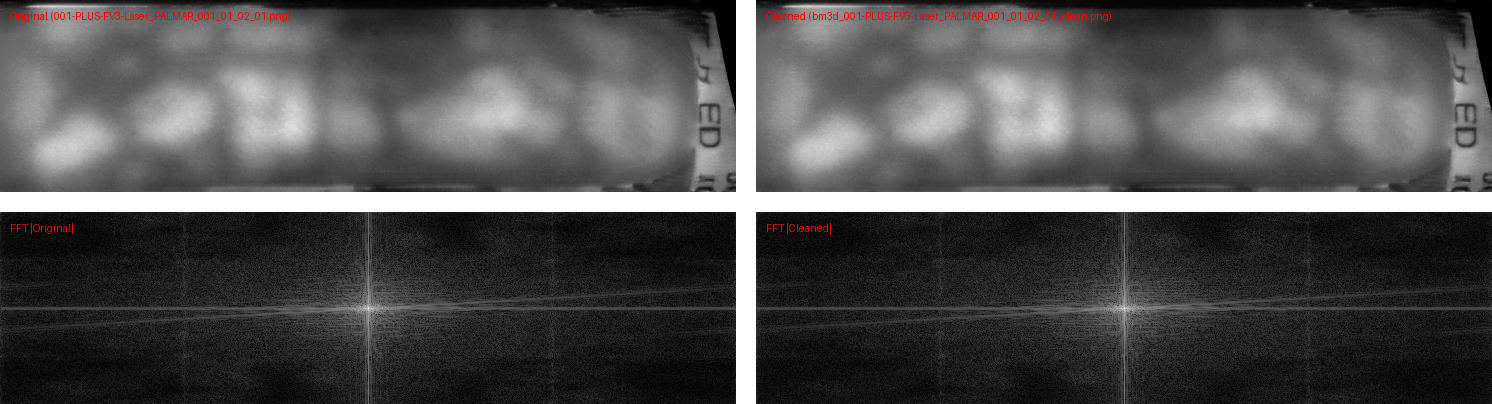
#> input picture fft_grid_001-PLUS-FV3-Laser_PALMAR_001_01_02_01_vs_bm3d_001-PLUS-FV3-Laser_PALMAR_001_01_02_01_clean.png, 1492 x 404 px, given in place of 001-PLUS-FV3-Laser_PALMAR_001_01_02_01.png, which was not available
$ python prnu_filtering.py
#> lines starting #> are read from the running program, lines starting #| are printed output that depends on the picture; pictures that were not available may be replaced by others from this repository, and a replacement may not be noted
### filters.py
import cv2
import bm3d
import numpy as np
from skimage import io, img_as_float, img_as_ubyte
from skimage.restoration import denoise_nl_means, estimate_sigma
from numba import njit
import pywt
import os
from PIL import Image

# [15 lines left out: functions nl_means_filter, bm3d_filter, not called in this run]

@njit
def sigma_filter(img, window_size=3, sigma=0.03):
    pad = window_size // 2
    h, w = img.shape
    denoised_image = np.zeros_like(img)
    for y in range(pad, h - pad):
        for x in range(pad, w - pad):
            sum_val = 0.0
            count = 0
            center = img[y, x]
            for dy in range(-pad, pad + 1):
                for dx in range(-pad, pad + 1):
                    ny, nx = y + dy, x + dx
                    val = img[ny, nx]
                    if abs(val - center) <= sigma:
                        sum_val += val
                        count += 1
            if count > 0:
                denoised_image[y, x] = sum_val / count
            else:
                denoised_image[y, x] = center

    return denoised_image


# [19 lines left out: function wavelet_filter, not called in this run]

#extract fingerprint function
def extract_fingerprint(img, denoise_filter):
    '''
    This takes an image and filter as input.
    '''
    if img.dtype != np.float32 and img.dtype != np.float64:
        img = img_as_float(img)
    denoised = denoise_filter(img)
    return img - denoised  # raw fingerprint (float)
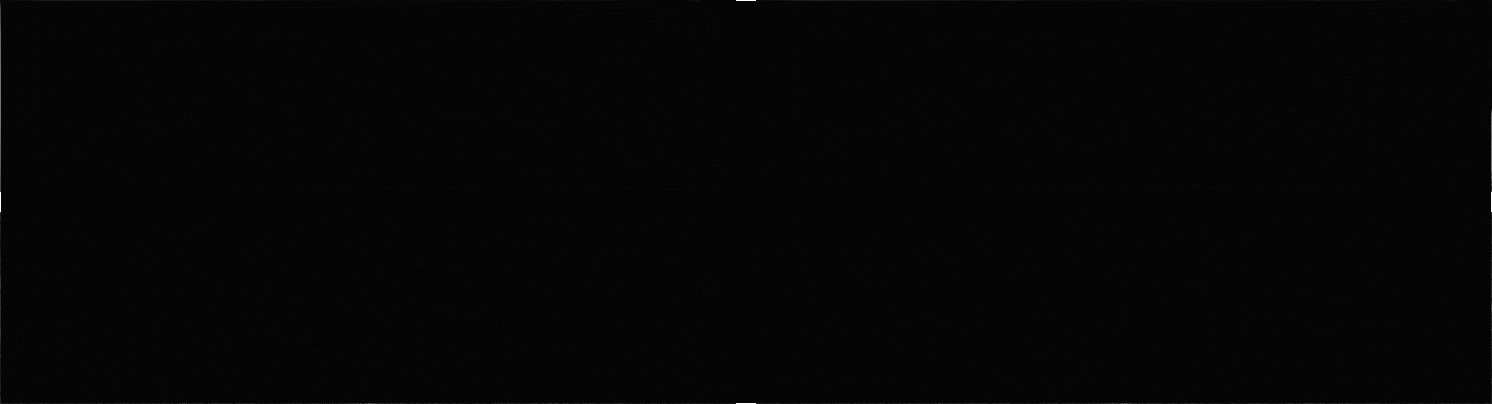
#> returned value: shape (404, 1492) float64; min -0.0222, max 1, mean 0.000676; drawn with min black and max white


#for robust visualization of the fingerprint and comparison
def fingerprint_to_uint8(fp, method="robust", k=3.0):
#> called with method = 'robust', k = 3
    med = np.median(fp)
#> med = 0
    mad = np.median(np.abs(fp - med)) + 1e-12
#> mad = 0.00392
    sigma = mad / 0.6745
#> sigma = 0.00581
    T = max(k * sigma, 1e-6)
#> T = 0.0174
    fp_c = np.clip(fp - med, -T, T)
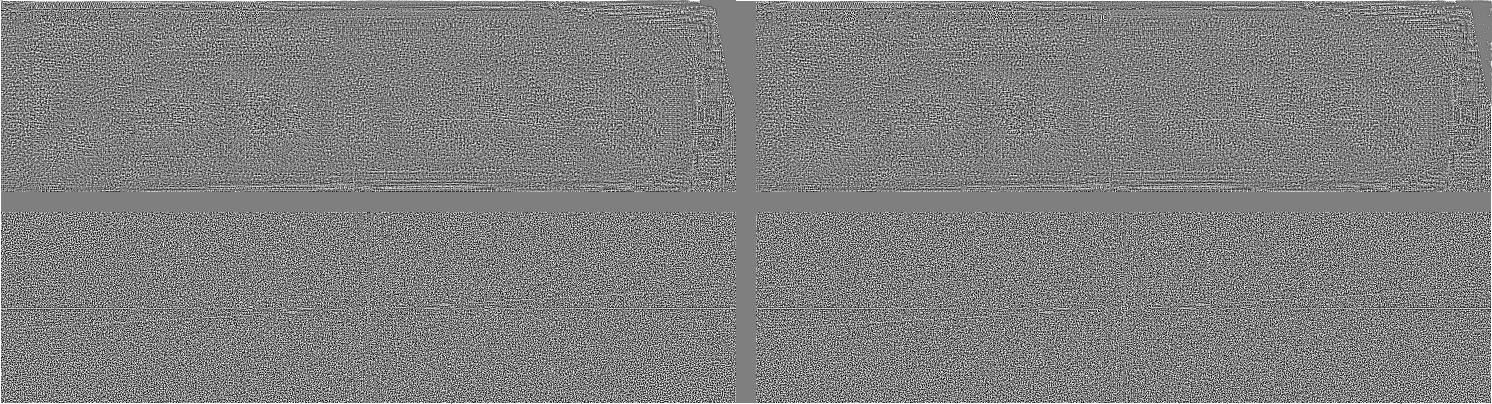
#> fp_c: shape (404, 1492) float64; min -0.0174, max 0.0174, mean 9.17e-05; drawn with min black and max white
    vis = (fp_c + T) / (2 * T)
    return img_as_ubyte(vis)

def fft_transform(img):
    """Computes and returns the magnitude of the 2D FFT."""
    img_float32 = np.float32(img)
    f = np.fft.fft2(img_float32)
    fshift = np.fft.fftshift(f)
    magnitude_spectrum = 20 * np.log(np.abs(fshift) + 1e-8)
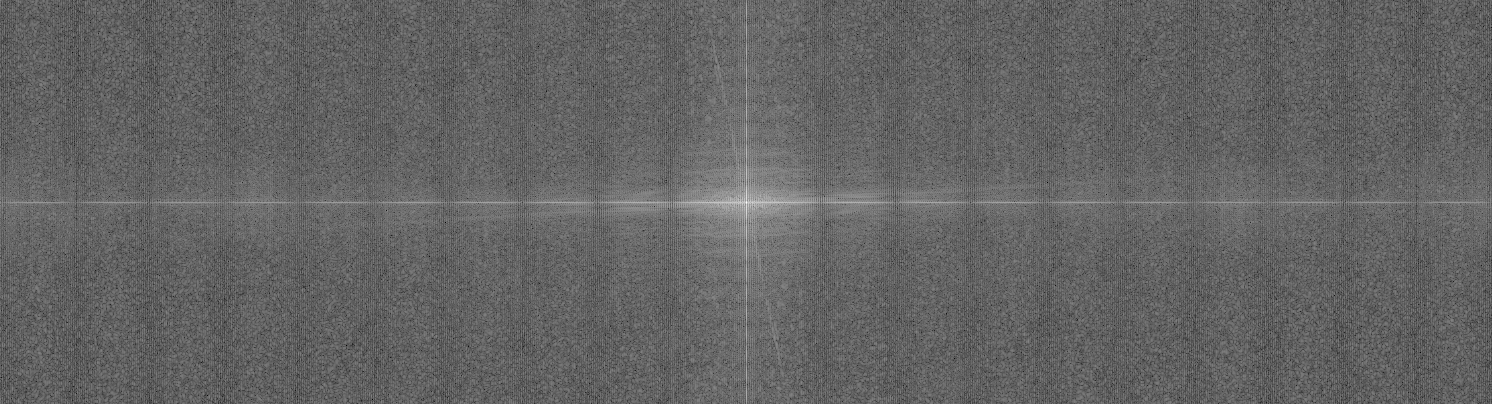
#> magnitude_spectrum: shape (404, 1492) float64; min -72.12, max 242.9, mean 51.3; drawn with min black and max white
    magnitude_spectrum = (magnitude_spectrum - np.min(magnitude_spectrum)) / (np.max(magnitude_spectrum) - np.min(magnitude_spectrum))
#> in fft_transform (call 3), `magnitude_spectrum = 20 * np.log(np.abs(fshift) + 1e-8)`:
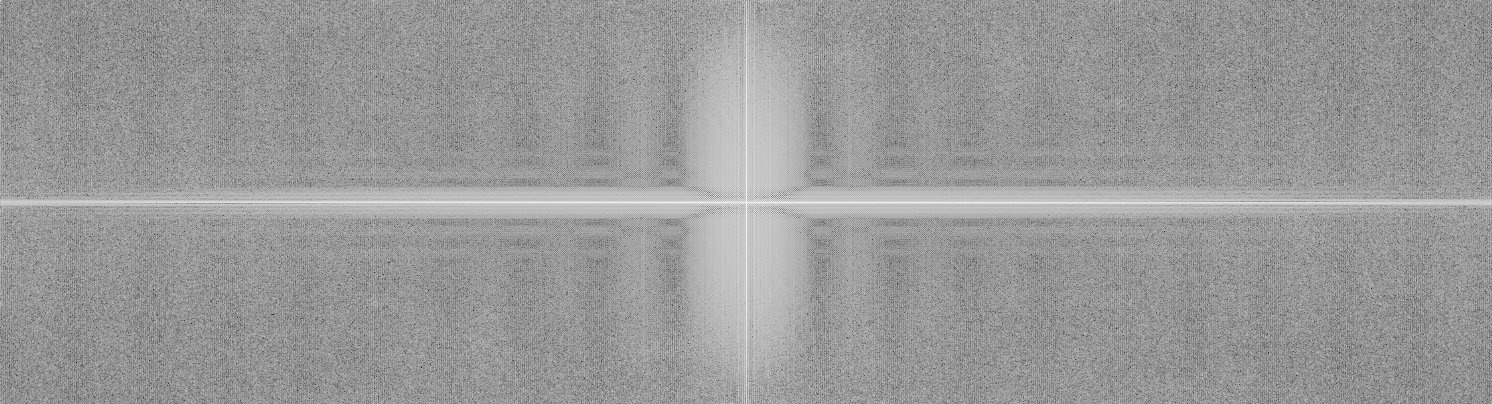
#> magnitude_spectrum: shape (404, 1492) float64; min -103.5, max 120.2, mean 31.4; drawn with min black and max white
    return magnitude_spectrum


def create_and_save_grid(images, output_path, rows, cols, padding=10):
    """
    Creates a grid of images from a list of numpy arrays and saves it.

    This function requires Pillow to be installed.
    """
#> called with rows = 2, cols = 3, padding = 10
    if len(images) != rows * cols:
        raise ValueError(f"Number of images ({len(images)}) does not match grid dimensions ({rows}x{cols}).")

    img_height, img_width = images[0].shape
#> img_height = 404; img_width = 1492

   # Calculate grid dimensions with padding
    grid_width = cols * img_width + (cols - 1) * padding
#> grid_width = 4496
    grid_height = rows * img_height + (rows - 1) * padding
#> grid_height = 818
    grid_image = Image.new('L', (grid_width, grid_height), color='white')
#> grid_image: PIL image 4496x818 L; every value is 255

    for i, img_data in enumerate(images):
        row = i // cols
        col = i % cols

        # Calculate the paste coordinates with padding
        paste_x = col * (img_width + padding)
        paste_y = row * (img_height + padding)

        # Convert numpy array to Pillow Image object
        img_pil = Image.fromarray(np.uint8(img_data * 255))

        # Paste the image onto the grid
        grid_image.paste(img_pil, (paste_x, paste_y))
#> this loop made 6 passes
#> (row, col, paste_x, paste_y) on passes 1 to 6: (0, 0, 0, 0), (0, 1, 1502, 0), (0, 2, 3004, 0), (1, 0, 0, 414), (1, 1, 1502, 414), (1, 2, 3004, 414)
#> pass 3, in create_and_save_grid, `img_pil = Image.fromarray(np.uint8(img_data * 255))`:
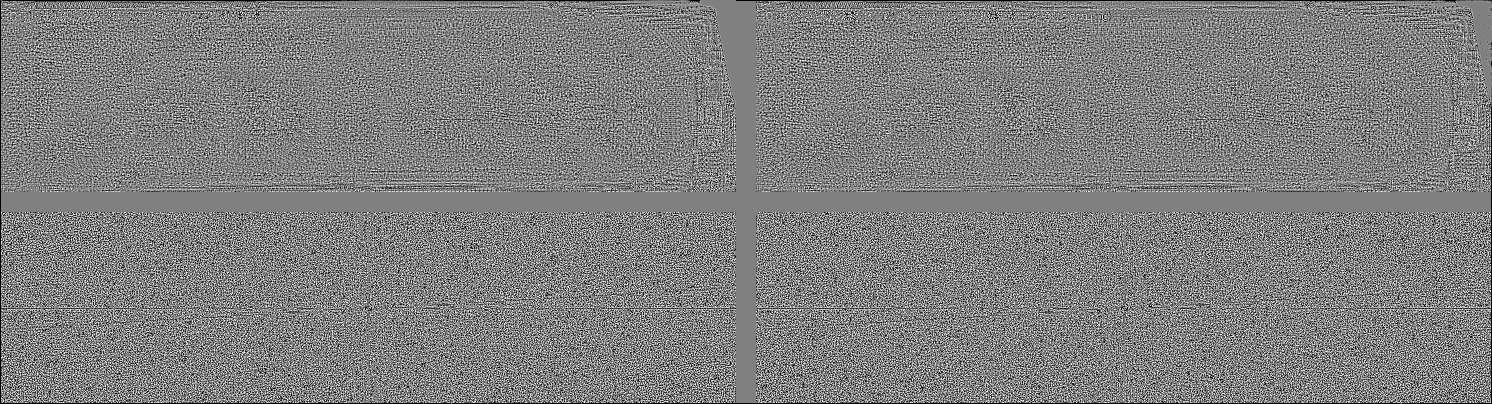
#> img_pil: PIL image 1492x404 L; min 0, max 255, mean 127.1
#> after the loop:
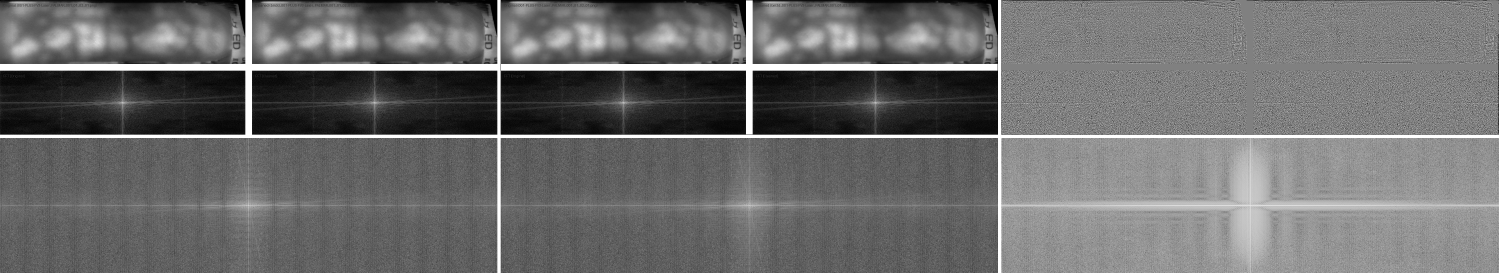
#> grid_image: PIL image 4496x818 L (shown at 1/3 size); min 0, max 255, mean 108.6

    grid_image.save(output_path)
    print(f"Grid image with spacing saved to {output_path}")

# --- Main Script ---
# Define paths
input_path = '/home/chinasa/python_projects/denoising/images/synthetic/plus/cycleGAN/all_rs/reference/001-PLUS-FV3-Laser_PALMAR_001_01_02_01.png'
output_folder = '/home/chinasa/python_projects/denoising/output/'

try:
    # 1. Load and process images
    original_img = img_as_float(io.imread(input_path, as_gray=True))
    denoised_img = sigma_filter(original_img)
    fingerprint_img_fft = extract_fingerprint(original_img, sigma_filter)
    fingerprint_img = fingerprint_to_uint8(fingerprint_img_fft)

    # 2. Perform FFT transformations
    fft_original = fft_transform(original_img)
    fft_denoised = fft_transform(denoised_img)
    fft_fingerprint = fft_transform(fingerprint_img_fft)

    # 3. Create a list of all images in the desired order
    images_to_grid = [
        original_img, denoised_img, fingerprint_img,
        fft_original, fft_denoised, fft_fingerprint
    ]

    # 4. Create and save the grid
    if not os.path.exists(output_folder):
        os.makedirs(output_folder)

    file_name = os.path.basename(input_path).split('.')[0]
    grid_save_path = os.path.join(output_folder, f"{file_name}_grid.png")

    create_and_save_grid(images_to_grid, grid_save_path, rows=2, cols=3)

except FileNotFoundError:
    print(f"Error: The file at {input_path} was not found.")
except Exception as e:
    print(f"An unexpected error occurred: {e}")


'''
img = img_as_float(io.imread('/home/chinasa/python_projects/denoising/images/synthetic/plus/cycleGAN/all_rs/reference/001-PLUS-FV3-Laser_PALMAR_001_01_02_01.png',as_gray=True))

denoised_image = nl_means_filter(img)
fingerprint = extract_fingerprint(img,nl_means_filter)
fingerprint_vis = fingerprint_to_uint8(fingerprint)


io.imsave("/home/chinasa/python_projects/denoising/output/fingerprint.png", fingerprint_vis)

'''

### prnu_filtering.py
import os
import cv2
import argparse
import numpy as np
from filters import nl_means_filter, bm3d_filter, sigma_filter, wavelet_filter
from prnu_cleaning import load_images_from_folder
from skimage import io, img_as_float, img_as_ubyte


def save_images(images, filenames, denoised_img, out_folder, filter_name, original_filename):
    """
    Saves the denoised image with proper conversion for visualization.
    """
    os.makedirs(out_folder, exist_ok=True)

    # Clip the values to a valid range and convert to 8-bit integer.
    denoised_img_clipped = np.clip(denoised_img, 0.0, 1.0)
    denoised_img_clipped = np.nan_to_num(denoised_img_clipped)
    denoised_img_8bit = (denoised_img_clipped * 255).astype(np.uint8)

    # Define save path using the original filename
    base_name = os.path.splitext(original_filename)[0]
    save_path = os.path.join(out_folder, f"{filter_name}_{base_name}_denoised.png")

    # Save using OpenCV
    cv2.imwrite(save_path, denoised_img_8bit)
    # print(f"[INFO] Saved denoised image: {save_path}")


def process_images_with_denoisers(root_folder, output_folder):
    """
    Applies denoising filters to images and saves the denoised results.
    """
    filters = {
        "nlm": nl_means_filter,
        "bm3d": bm3d_filter,
        "wavelet": wavelet_filter,
        "sigma": sigma_filter,
    }

    for gan_model in os.listdir(root_folder):
        gan_folder = os.path.join(root_folder, gan_model)
        if os.path.isdir(gan_folder):
            print(f"[INFO] Processing images from {gan_model} folder...")
            images, filenames = load_images_from_folder(gan_folder)

            if images:
                for filter_name, denoise_filter_func in filters.items():
                    print(f"[INFO] Applying {filter_name} filter...")

                    # Create a dedicated output subfolder for each filter
                    filter_out_folder = os.path.join(output_folder, gan_model, filter_name)

                    for img, fname in zip(images, filenames):
                        denoised_img = denoise_filter_func(img)

                        save_images(images, filenames, denoised_img, filter_out_folder, filter_name, fname)

                print(f"[INFO] All processing for {gan_model} complete.")
            else:
                print(f"[WARN] No images found in {gan_folder}. Skipping.")


# --- Main Script ---
# Define paths
root_folder = '/home/chinasa/python_projects/denoising/images/scut/synthetic'
output_folder = '/home/chinasa/python_projects/denoising/output/denoised_scut' # Changed output folder name for clarity

try:
    process_images_with_denoisers(root_folder, output_folder)
    print("[INFO] Script finished successfully.")
except Exception as e:
    print(f"An unexpected error occurred: {e}")

$ run again, on image-1.png
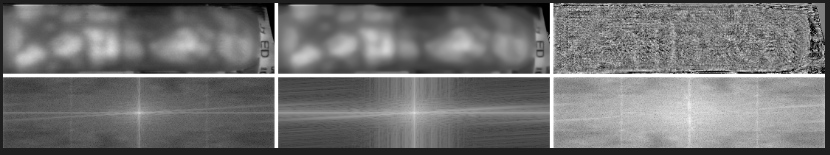
#> input picture image-1.png, 830 x 155 px, given in place of 001-PLUS-FV3-Laser_PALMAR_001_01_02_01.png, which was not available
#> original_img is the input picture: shape (155, 830) float64; min 0, max 1, mean 0.447
#> med = 0
#> mad = 0.00336
#> sigma = 0.00498
#> T = 0.015
#> in fft_transform (call 3), `magnitude_spectrum = 20 * np.log(np.abs(fshift) + 1e-8)`:
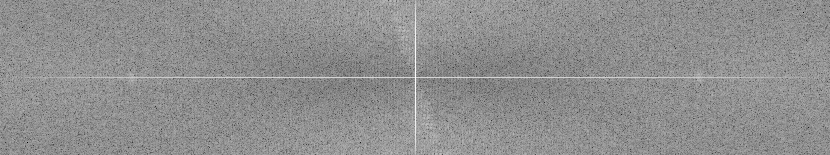
#> magnitude_spectrum: shape (155, 830) float64; min -119.1, max 109.3, mean 9.2; drawn with min black and max white
#> the loop in create_and_save_grid, `for i, img_data in enumerate(images):` made 6 passes
#> (row, col, paste_x, paste_y) on passes 1 to 6: (0, 0, 0, 0), (0, 1, 840, 0), (0, 2, 1680, 0), (1, 0, 0, 165), (1, 1, 840, 165), (1, 2, 1680, 165)
#> after the loop in create_and_save_grid, `for i, img_data in enumerate(images):`:
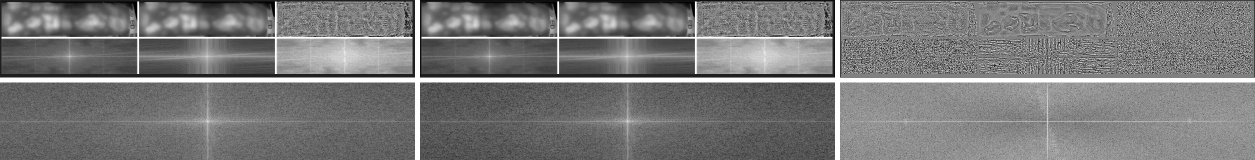
#> grid_image: PIL image 2510x320 L (shown at 1/2 size); min 0, max 255, mean 120.9

$ run again, on image-2.png
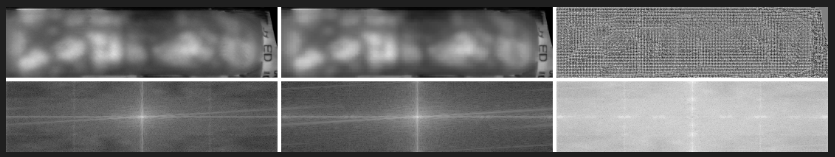
#> input picture image-2.png, 835 x 157 px, given in place of 001-PLUS-FV3-Laser_PALMAR_001_01_02_01.png, which was not available
#> original_img is the input picture: shape (157, 835) float64; min 0, max 1, mean 0.454
#> med = 0
#> mad = 0.00392
#> sigma = 0.00581
#> T = 0.0174
#> in fft_transform (call 3), `magnitude_spectrum = 20 * np.log(np.abs(fshift) + 1e-8)`:
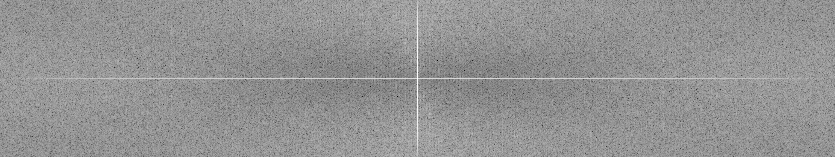
#> magnitude_spectrum: shape (157, 835) float64; min -125.9, max 109.5, mean 10.1; drawn with min black and max white
#> the loop in create_and_save_grid, `for i, img_data in enumerate(images):` made 6 passes
#> (row, col, paste_x, paste_y) on passes 1 to 6: (0, 0, 0, 0), (0, 1, 845, 0), (0, 2, 1690, 0), (1, 0, 0, 167), (1, 1, 845, 167), (1, 2, 1690, 167)
#> after the loop in create_and_save_grid, `for i, img_data in enumerate(images):`:
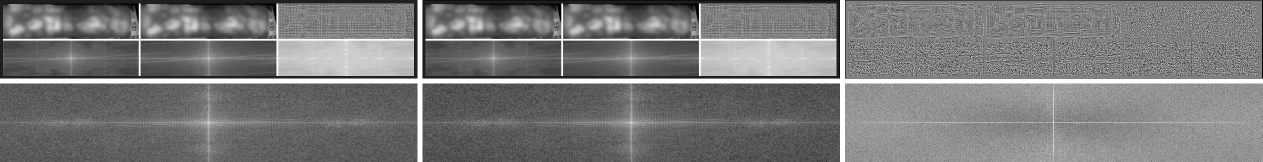
#> grid_image: PIL image 2525x324 L (shown at 1/2 size); min 0, max 255, mean 121
